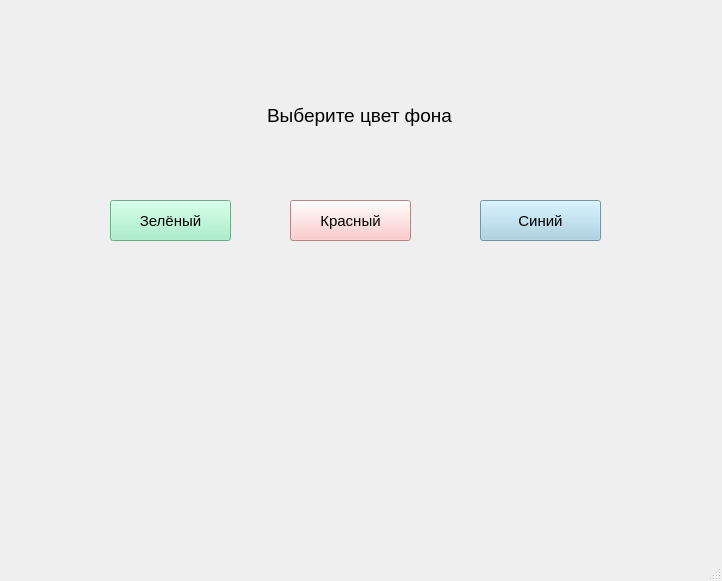
<?xml version="1.0" encoding="UTF-8"?>
<ui version="4.0">
 <class>MainWindow</class>
 <widget class="QMainWindow" name="MainWindow">
  <property name="geometry">
   <rect>
    <x>0</x>
    <y>0</y>
    <width>722</width>
    <height>581</height>
   </rect>
  </property>
  <property name="windowTitle">
   <string>Signals and Slots</string>
  </property>
  <widget class="QWidget" name="centralwidget">
   <widget class="QPushButton" name="pushButtonGreen">
    <property name="geometry">
     <rect>
      <x>110</x>
      <y>200</y>
      <width>121</width>
      <height>41</height>
     </rect>
    </property>
    <property name="font">
     <font>
      <pointsize>11</pointsize>
     </font>
    </property>
    <property name="styleSheet">
     <string notr="true">background-color: rgb(151, 238, 192);</string>
    </property>
    <property name="text">
     <string>Зелёный</string>
    </property>
   </widget>
   <widget class="QPushButton" name="pushButtonRed">
    <property name="geometry">
     <rect>
      <x>290</x>
      <y>200</y>
      <width>121</width>
      <height>41</height>
     </rect>
    </property>
    <property name="font">
     <font>
      <pointsize>11</pointsize>
     </font>
    </property>
    <property name="styleSheet">
     <string notr="true">background-color: rgb(255, 187, 188);</string>
    </property>
    <property name="text">
     <string>Красный</string>
    </property>
   </widget>
   <widget class="QPushButton" name="pushButtonBlue">
    <property name="geometry">
     <rect>
      <x>480</x>
      <y>200</y>
      <width>121</width>
      <height>41</height>
     </rect>
    </property>
    <property name="font">
     <font>
      <pointsize>11</pointsize>
     </font>
    </property>
    <property name="styleSheet">
     <string notr="true">background-color: rgb(162, 206, 226);</string>
    </property>
    <property name="text">
     <string>Синий</string>
    </property>
   </widget>
   <widget class="QLabel" name="label">
    <property name="geometry">
     <rect>
      <x>114</x>
      <y>90</y>
      <width>491</width>
      <height>51</height>
     </rect>
    </property>
    <property name="font">
     <font>
      <pointsize>14</pointsize>
     </font>
    </property>
    <property name="text">
     <string>Выберите цвет фона</string>
    </property>
    <property name="alignment">
     <set>Qt::AlignCenter</set>
    </property>
   </widget>
  </widget>
  <widget class="QMenuBar" name="menubar">
   <property name="geometry">
    <rect>
     <x>0</x>
     <y>0</y>
     <width>722</width>
     <height>26</height>
    </rect>
   </property>
  </widget>
  <widget class="QStatusBar" name="statusbar"/>
 </widget>
 <resources/>
 <connections/>
</ui>
